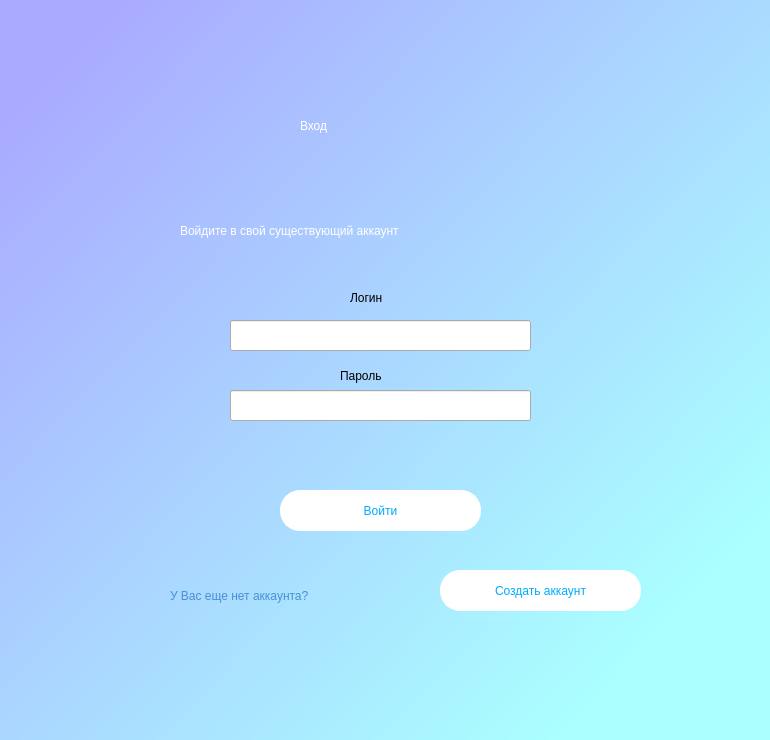
<?xml version="1.0" encoding="UTF-8"?>
<ui version="4.0">
 <class>Dialog</class>
 <widget class="QDialog" name="Dialog">
  <property name="geometry">
   <rect>
    <x>0</x>
    <y>0</y>
    <width>770</width>
    <height>740</height>
   </rect>
  </property>
  <property name="windowTitle">
   <string>Dialog</string>
  </property>
  <widget class="QWidget" name="bgwidget" native="true">
   <property name="geometry">
    <rect>
     <x>0</x>
     <y>0</y>
     <width>770</width>
     <height>740</height>
    </rect>
   </property>
   <property name="styleSheet">
    <string notr="true">QWidget#bgwidget{
background-color: qlineargradient(spread:pad, x1:0.06, y1:0.0909091, x2:0.870224, y2:0.835, stop:0 rgba(170, 170, 255, 255), stop:1 rgba(170, 255, 255, 255))}</string>
   </property>
   <widget class="QLabel" name="label">
    <property name="geometry">
     <rect>
      <x>300</x>
      <y>90</y>
      <width>551</width>
      <height>71</height>
     </rect>
    </property>
    <property name="styleSheet">
     <string notr="true">color:rgb(255, 255, 255);
font: 75 38pt &quot;Candara&quot;;</string>
    </property>
    <property name="text">
     <string>Вход</string>
    </property>
   </widget>
   <widget class="QLabel" name="label_2">
    <property name="geometry">
     <rect>
      <x>180</x>
      <y>210</y>
      <width>491</width>
      <height>41</height>
     </rect>
    </property>
    <property name="styleSheet">
     <string notr="true">color:rgb(255, 255, 255);
font: 75 14pt &quot;Candara&quot;;</string>
    </property>
    <property name="text">
     <string>Войдите в свой существующий аккаунт</string>
    </property>
   </widget>
   <widget class="QPushButton" name="login">
    <property name="geometry">
     <rect>
      <x>280</x>
      <y>490</y>
      <width>201</width>
      <height>41</height>
     </rect>
    </property>
    <property name="styleSheet">
     <string notr="true">background-color: rgb(255, 255, 255);
font: 14pt &quot;Candara&quot;;color:rgb(0, 170, 255);
border-radius: 20px;           
border: 2px solid rgb(255, 255, 255);</string>
    </property>
    <property name="text">
     <string>Войти</string>
    </property>
   </widget>
   <widget class="QLineEdit" name="lineEdit_username">
    <property name="geometry">
     <rect>
      <x>230</x>
      <y>320</y>
      <width>301</width>
      <height>31</height>
     </rect>
    </property>
    <property name="styleSheet">
     <string notr="true">font: 14pt &quot;Candara&quot;;</string>
    </property>
   </widget>
   <widget class="QLineEdit" name="lineEdit_password">
    <property name="geometry">
     <rect>
      <x>230</x>
      <y>390</y>
      <width>301</width>
      <height>31</height>
     </rect>
    </property>
    <property name="styleSheet">
     <string notr="true">font: 14pt &quot;Candara&quot;;</string>
    </property>
   </widget>
   <widget class="QLabel" name="label_3">
    <property name="geometry">
     <rect>
      <x>350</x>
      <y>290</y>
      <width>55</width>
      <height>16</height>
     </rect>
    </property>
    <property name="styleSheet">
     <string notr="true">font: 12pt &quot;Candara&quot;;</string>
    </property>
    <property name="text">
     <string>Логин</string>
    </property>
   </widget>
   <widget class="QLabel" name="label_4">
    <property name="geometry">
     <rect>
      <x>340</x>
      <y>350</y>
      <width>81</width>
      <height>51</height>
     </rect>
    </property>
    <property name="styleSheet">
     <string notr="true">font: 12pt &quot;Candara&quot;;</string>
    </property>
    <property name="text">
     <string>Пароль</string>
    </property>
   </widget>
   <widget class="QLabel" name="warning">
    <property name="geometry">
     <rect>
      <x>230</x>
      <y>450</y>
      <width>301</width>
      <height>20</height>
     </rect>
    </property>
    <property name="styleSheet">
     <string notr="true">font: 10pt &quot;Candara&quot;;color: rgb(255, 0, 0)</string>
    </property>
    <property name="text">
     <string/>
    </property>
   </widget>
   <widget class="QLabel" name="label_5">
    <property name="geometry">
     <rect>
      <x>170</x>
      <y>580</y>
      <width>251</width>
      <height>31</height>
     </rect>
    </property>
    <property name="styleSheet">
     <string notr="true">color: rgb(71, 143, 214);
font: 75 12pt &quot;Candara&quot;;</string>
    </property>
    <property name="text">
     <string>У Вас еще нет аккаунта?</string>
    </property>
   </widget>
   <widget class="QPushButton" name="create_account">
    <property name="geometry">
     <rect>
      <x>440</x>
      <y>570</y>
      <width>201</width>
      <height>41</height>
     </rect>
    </property>
    <property name="styleSheet">
     <string notr="true">background-color: rgb(255, 255, 255);
font: 14pt &quot;Candara&quot;;color:rgb(0, 170, 255);
border-radius: 20px;           
border: 2px solid rgb(255, 255, 255);</string>
    </property>
    <property name="text">
     <string>Создать аккаунт</string>
    </property>
   </widget>
  </widget>
 </widget>
 <resources/>
 <connections/>
</ui>
